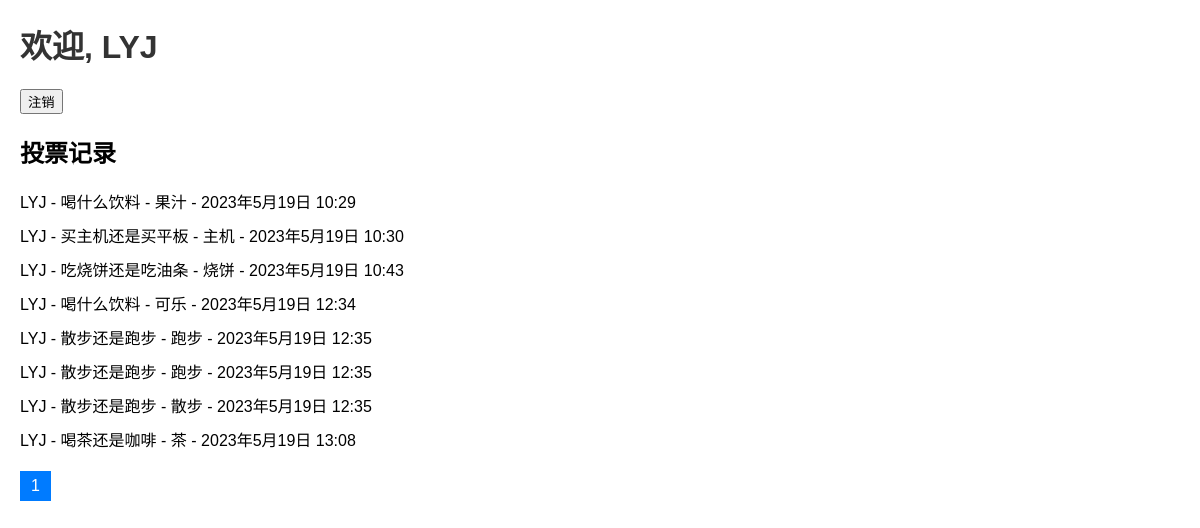
The page /user/ (signed in) on the database its author committed.
### vote/models.py (models this page shows, shortened)
class VoteRecord(models.Model):
    user = models.ForeignKey(User,on_delete=models.CASCADE)
    question = models.ForeignKey(Question, on_delete=models.CASCADE)
    choice = models.ForeignKey(Choice, on_delete=models.CASCADE)
    voted_at = models.DateTimeField(auto_now_add=True)

class Question(models.Model):
    question_text = models.CharField(max_length=200)
    pub_date = models.DateTimeField("date published")
    is_only = models.BooleanField(default=False)
    def __str__(self):
        return self.question_text

class Choice(models.Model):
    question = models.ForeignKey(Question, on_delete=models.CASCADE)
    choice_text = models.CharField(max_length=200)
    votes = models.IntegerField(default=0)
    def __str__(self):
        return self.choice_text

### djtest/views.py (the view)
# urls.py: path('user/', views.userinfo, name="user"),
def userinfo(request):
    user = request.user
    vote_records = VoteRecord.objects.filter(user=user)
    paginator = Paginator(vote_records, 10)  # 每页显示10条记录
    page_number = request.GET.get('page')
    page_obj = paginator.get_page(page_number)
    record = {
        'username': user.username,
        'vote_records': page_obj,
    }
    return render(request, 'userinfo.html', record)

### template/userinfo.html (shortened to what this page needs)
<!DOCTYPE html>
<html>
<head>
</head>
<body>
    <h1>欢迎, {{ username }}</h1>
    <form method="post" action="{% url 'logout' %}">
        <button type="submit">注销</button>
    </form>
    <h2>投票记录</h2>
    <ul>
        {% for record in vote_records %}
            <li>{{ record.user }} - {{ record.question }} - {{ record.choice }} - {{ record.voted_at }}</li>
        {% empty %}
            <li>找不到投票记录.</li>
        {% endfor %}
    </ul>
    <div class="pagination">
        <span class="current-page">{{ vote_records.number }}</span>
    </div>
</body>
</html>

### template/userinfo.html (style rules this page uses)
body { font-family: Arial, sans-serif; margin: 20px; }
h1 { color: #333; }
ul { list-style-type: none; padding: 0; }
li { margin-bottom: 10px; }
.pagination { margin-top: 20px; }
.pagination .current-page { display: inline-block; padding: 5px 10px; background-color: #007bff; border: 1px solid #007bff; margin-right: 5px; text-decoration: none; color: #fff; }

### rows shown on the page
VoteRecord: user "LYJ", question "喝什么饮料", choice "果汁", voted_at "2023年5月19日 10:29"
VoteRecord: user "LYJ", question "买主机还是买平板", choice "主机", voted_at "2023年5月19日 10:30"
VoteRecord: user "LYJ", question "吃烧饼还是吃油条", choice "烧饼", voted_at "2023年5月19日 10:43"
VoteRecord: user "LYJ", question "喝什么饮料", choice "可乐", voted_at "2023年5月19日 12:34"
VoteRecord: user "LYJ", question "散步还是跑步", choice "跑步", voted_at "2023年5月19日 12:35"
VoteRecord: user "LYJ", question "散步还是跑步", choice "跑步", voted_at "2023年5月19日 12:35"
VoteRecord: user "LYJ", question "散步还是跑步", choice "散步", voted_at "2023年5月19日 12:35"
VoteRecord: user "LYJ", question "喝茶还是咖啡", choice "茶", voted_at "2023年5月19日 13:08"

### other values the page prints
{{ username }} "LYJ"
{{ vote_records.number }} "1"
